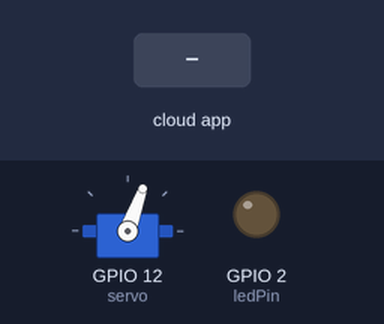
A sketch run on a simulated ESP8266 (NodeMCU). Shown: servo, output pins drawn as LEDs (lit = HIGH). The test bench sets the inputs (shaded band). WiFi joins after 1.5 s; servers stay silent unless stated; the Firebase database answers and starts empty; what the sketch prints to the serial monitor is not drawn.

Above: at 0.1 s.
At 2.7 s:
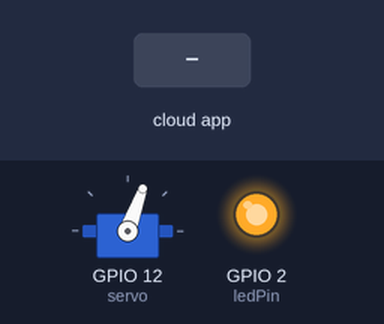
2.8 s: the phone or cloud app sets door to 1
At 3.2 s:
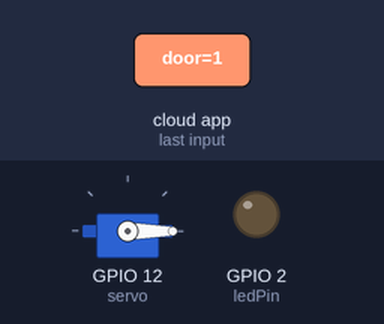
Timing chart, 0 to 5.8 s (numbered marks = the images above; inputs shaded):
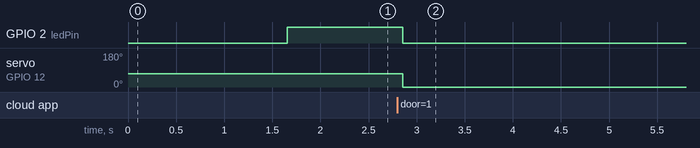

Measured:
- after the input at 2.8 s, GPIO 2 (ledPin): HIGH → LOW after 0.05 s; servo on GPIO 12 (servo): 70° → 0° after 0.05 s

The sketch:

dongcua.ino
```cpp
#include <Firebase.h>
#include <FirebaseArduino.h>
#include <ESP8266WiFi.h>
#include <Servo.h>

#define WIFI_SSID "HUEUNI"   //Thay wifi và mật khẩu
#define WIFI_PASSWORD "hueuniair"
#define FIREBASE_HOST "arduino-firebase-vippro-default-rtdb.firebaseio.com" //Thay bằng địa chỉ firebase của bạn
#define FIREBASE_AUTH "DeRJ5uR1rA5nfPL2FCjdUZTKcttOx2Wim4TpUa2P"   //Không dùng xác thực nên không đổi
#define ledPin 02
Servo servo;
void setup()
{
  servo.write(70);
  servo.attach(12);
  Serial.begin(9600);
  WiFi.begin(WIFI_SSID, WIFI_PASSWORD);
  Serial.print("connecting");
  while (WiFi.status() != WL_CONNECTED)
  {
    Serial.print(".");
    delay(500);
  }
  Serial.println();
  Serial.print("connected: ");
  Serial.println(WiFi.localIP());
  Firebase.begin(FIREBASE_HOST, FIREBASE_AUTH);
  pinMode(ledPin, OUTPUT);
}

void loop()
{
  if (Firebase.getInt("ct/door") == 1)
  {
    servo.write(0);
    digitalWrite(ledPin, LOW);
    delay(15000);
  }
  else
  {
    servo.write(70);
    digitalWrite(ledPin, HIGH);
  }
}
```
